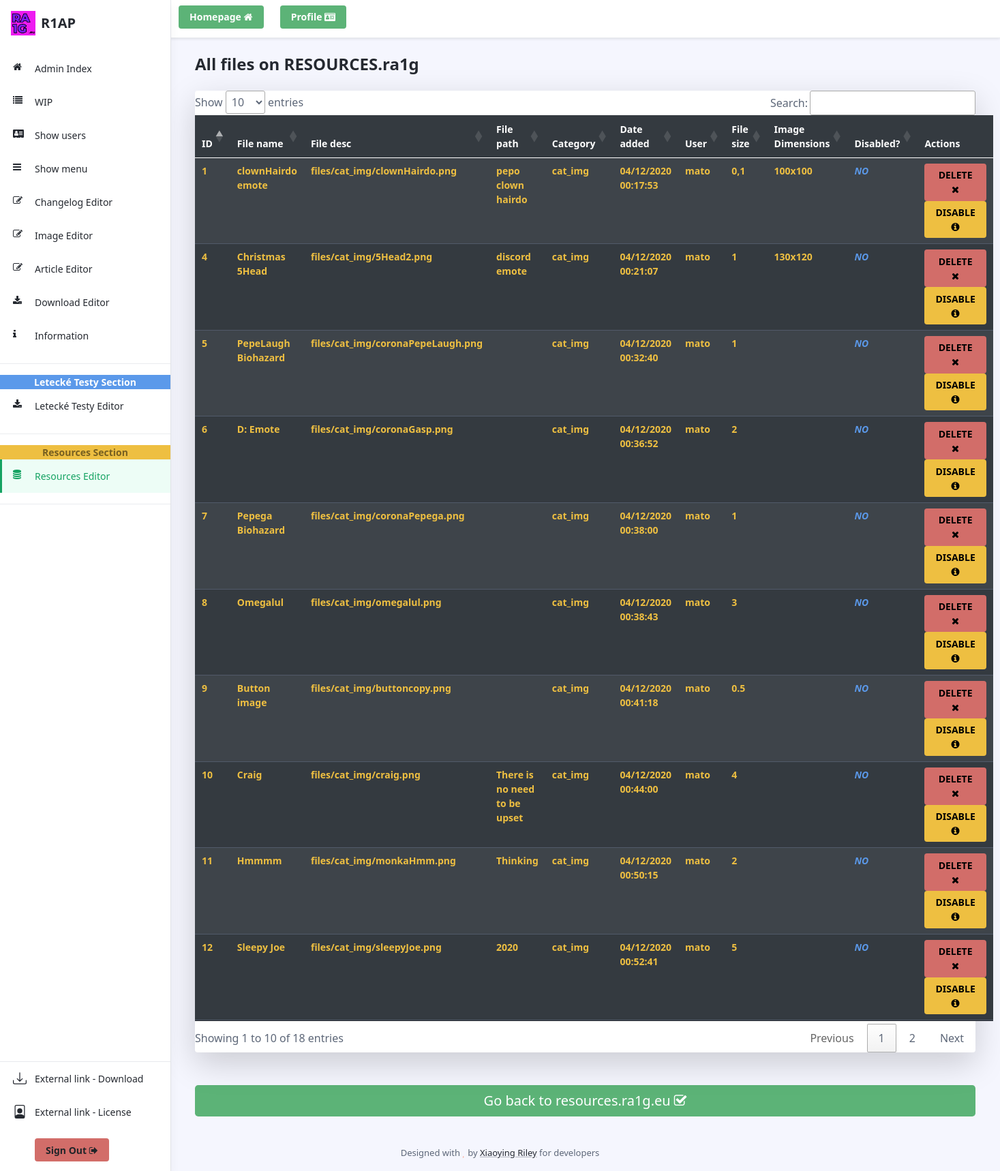
The app's page /adminpanel/resourcespage.php (signed in) with its own data.
### tables this page shows
CREATE TABLE `resourcespage` (
  `id` int(11) NOT NULL,
  `res_name` varchar(200) NOT NULL,
  `res_desc` mediumtext DEFAULT NULL,
  `res_filepath` varchar(254) NOT NULL,
  `res_cat` varchar(50) NOT NULL,
  `res_dateadded` varchar(20) NOT NULL,
  `res_user` varchar(254) NOT NULL,
  `res_filesize` varchar(30) NOT NULL,
  `res_imgdimensions` varchar(30) DEFAULT NULL,
  `res_disabled` varchar(3) NOT NULL
);

### incl/adminconfig.php (called while the page is built, shortened)
<?php
function getResourcesRa1g($conn){
    $sql = "SELECT * FROM resourcespage";
    $stmt = $conn->prepare($sql);
    $stmt->execute();
    return $stmt->fetchAll(PDO::FETCH_ASSOC);
}

### adminpanel/resourcespage.php (the view, shortened to what this page needs)
<?php
include_once("adminheader.php");
require "../incl/adminconfig.php";
$conn = new PDO($dsn, $username, $password, $options);
$resultsres = getResourcesRa1g($conn);
?>
<div class="app-wrapper">
    <div class="app-content pt-3 p-md-3 p-lg-4">
        <div class="container-xl">
            <div class="row g-3 mb-4 align-items-center justify-content-between">
                <div class="col-auto">
                    <h1 class="app-page-title mb-0">All files on RESOURCES.ra1g</h1>
                </div>
            </div>
            <div class="tab-content" id="orders-table-tab-content">
                <div class="tab-pane fade show active" id="orders-all" role="tabpanel" aria-labelledby="orders-all-tab">
                    <div class="app-card app-card-orders-table shadow-lg mb-5">
                        <div class="app-card-body">
                            <div class="table-responsive-lg">
                                <table class="table table-dark table-striped text-left" id="resourcestable" >
                                    <thead>
                                    <tr>
                                        <th scope="col">ID</th>
                                        <th scope="col">File name</th>
                                        <th scope="col">File desc</th>
                                        <th scope="col">File path</th>
                                        <th scope="col">Category</th>
                                        <th scope="col">Date added</th>
                                        <th scope="col">User</th>
                                        <th scope="col">File size</th>
                                        <th scope="col">Image Dimensions</th>
                                        <th scope="col">Disabled?</th>
                                        <th scope="col">Actions</th>
                                    </tr>
                                    </thead>
                                    <tbody>
                                    <?php foreach ($resultsres as $key => $resultr) { ?>
                                        <tr class="font-weight-bolder text-warning">
                                            <td><?= $resultr['id']; ?></td>
                                            <td><?= $resultr['res_name']; ?></td>
                                            <td><?= $resultr['res_filepath']; ?></td>
                                            <td><?= $resultr['res_desc']; ?></td>
                                            <td><?= $resultr['res_cat']; ?></td>
                                            <td><?= $resultr['res_dateadded']; ?></td>
                                            <td><?= $resultr['res_user']; ?></td>
                                            <td><?= $resultr['res_filesize']; ?></td>
                                            <td><?= $resultr['res_imgdimensions']; ?></td>
                                            <td class="font-weight-bolder font-italic text-info text-uppercase"><?= $resultr['res_disabled']; ?></td>
                                            <td>
                                                <a class="btn btn-danger btn" onclick="return confirmSubmit()"
                                                   href="?deleteimage=<?php echo $resultr['id']; ?>">DELETE <i
                                                        class="fa fa-close"></i></a>
                                                <?php if($resultr['res_disabled'] == 'no'){ ?>
                                                <a class="btn btn-warning btn" onclick="return confirmSubmit()"
                                                   href="?disableimage=<?php echo $resultr['id']; ?>">DISABLE <i
                                                        class="fa fa-info-circle"></i></a>
                                                <?php } else {?>
                                                    <a class="btn btn-info btn" onclick="return confirmSubmit()"
                                                       href="?enableimage=<?php echo $resultr['id']; ?>">ENABLE <i
                                                                class="fa fa-check"></i></a>
                                                <?php } ?>
                                            </td>
                                        </tr>
                                    <?php } ?>
                                    </tbody>
                                </table>
                            </div>
                        </div>
                    </div>
                </div>
            </div>
            <a role="button" href="https://resources.ra1g.eu" class="btn-lg btn-block btn-success text-white text-center">
                Go back to resources.ra1g.eu  <i class="fa fa-check-square-o"></i>
            </a>
        </div>
    </div>
</div>
<?php include_once("adminfooter.php"); ?>

### records on screen
resourcespage: id "1", res_name "clownHairdo emote", res_filepath "files/cat_img/clownHairdo.png", res_desc "pepo clown hairdo", res_cat "cat_img", res_dateadded "04/12/2020 00:17:53", res_user "mato", res_filesize "0,1", res_imgdimensions "100x100", res_disabled "NO"
resourcespage: id "4", res_name "Christmas 5Head", res_filepath "files/cat_img/5Head2.png", res_desc "discord emote", res_cat "cat_img", res_dateadded "04/12/2020 00:21:07", res_user "mato", res_filesize "1", res_imgdimensions "130x120", res_disabled "NO"
resourcespage: id "5", res_name "PepeLaugh Biohazard", res_filepath "files/cat_img/coronaPepeLaugh.png", res_cat "cat_img", res_dateadded "04/12/2020 00:32:40", res_user "mato", res_filesize "1", res_disabled "NO"
resourcespage: id "6", res_name "D: Emote", res_filepath "files/cat_img/coronaGasp.png", res_cat "cat_img", res_dateadded "04/12/2020 00:36:52", res_user "mato", res_filesize "2", res_disabled "NO"
resourcespage: id "7", res_name "Pepega Biohazard", res_filepath "files/cat_img/coronaPepega.png", res_cat "cat_img", res_dateadded "04/12/2020 00:38:00", res_user "mato", res_filesize "1", res_disabled "NO"
resourcespage: id "8", res_name "Omegalul", res_filepath "files/cat_img/omegalul.png", res_cat "cat_img", res_dateadded "04/12/2020 00:38:43", res_user "mato", res_filesize "3", res_disabled "NO"
resourcespage: id "9", res_name "Button image", res_filepath "files/cat_img/buttoncopy.png", res_cat "cat_img", res_dateadded "04/12/2020 00:41:18", res_user "mato", res_filesize "0.5", res_disabled "NO"
resourcespage: id "10", res_name "Craig", res_filepath "files/cat_img/craig.png", res_desc "There is no need to be upset", res_cat "cat_img", res_dateadded "04/12/2020 00:44:00", res_user "mato", res_filesize "4", res_disabled "NO"
resourcespage: id "11", res_name "Hmmmm", res_filepath "files/cat_img/monkaHmm.png", res_desc "Thinking", res_cat "cat_img", res_dateadded "04/12/2020 00:50:15", res_user "mato", res_filesize "2", res_disabled "NO"
resourcespage: id "12", res_name "Sleepy Joe", res_filepath "files/cat_img/sleepyJoe.png", res_desc "2020", res_cat "cat_img", res_dateadded "04/12/2020 00:52:41", res_user "mato", res_filesize "5", res_disabled "NO"
